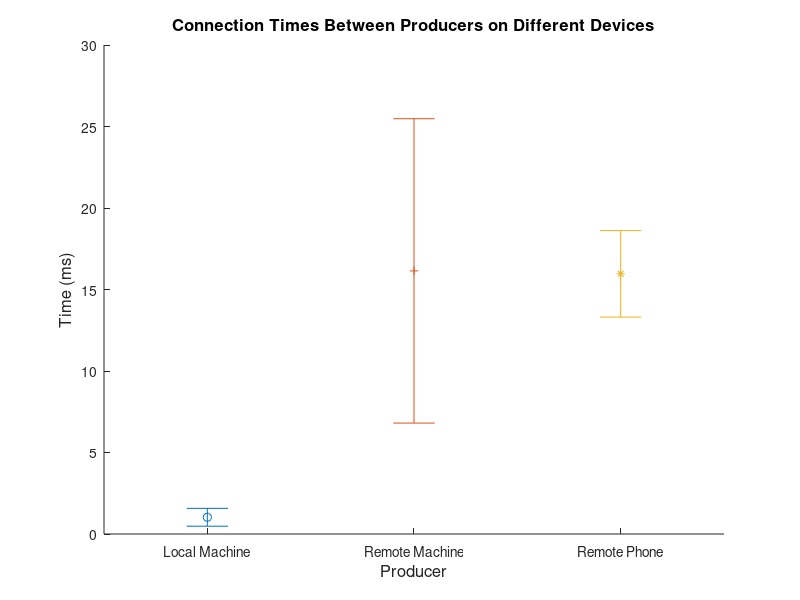

MATLAB code to generate this figure:
delimiter = '\n';

range = [0 0 99 0];

laptop = dlmread('spoke-map-laptop.txt', delimiter, range) / 1000;
phone = dlmread('spoke-map-phone.txt', delimiter, range) / 1000;
remote = dlmread('spoke-map-remote.txt', delimiter, range) / 1000;

disp('laptop mean = ')
disp(mean(laptop))

disp('laptop std = ')
disp(std(laptop))

disp('phone mean = ')
disp(mean(phone))

disp('phone std = ')
disp(std(phone))

disp('remote mean = ')
disp(mean(remote))

disp('remote std = ')
disp(std(remote))

hold all;

errorbar(1, mean(remote), std(remote), '-o');
errorbar(2, mean(laptop), std(laptop), '-+');
errorbar(3, mean(phone), std(phone), '-*');

xlabel('Producer', 'FontSize', 12);
ylabel('Time (ms)', 'FontSize', 12);
yaxis = ylim;
yaxis(1) = 0;
ylim(yaxis);
title('Connection Times Between Producers on Different Devices', 'FontSize', 12);
set(gca, 'XTick', [1 2 3]);
set(gca, 'XTickLabel', {'Local Machine', 'Remote Machine', 'Remote Phone'});

print -depsc 'map.eps';

close all;

